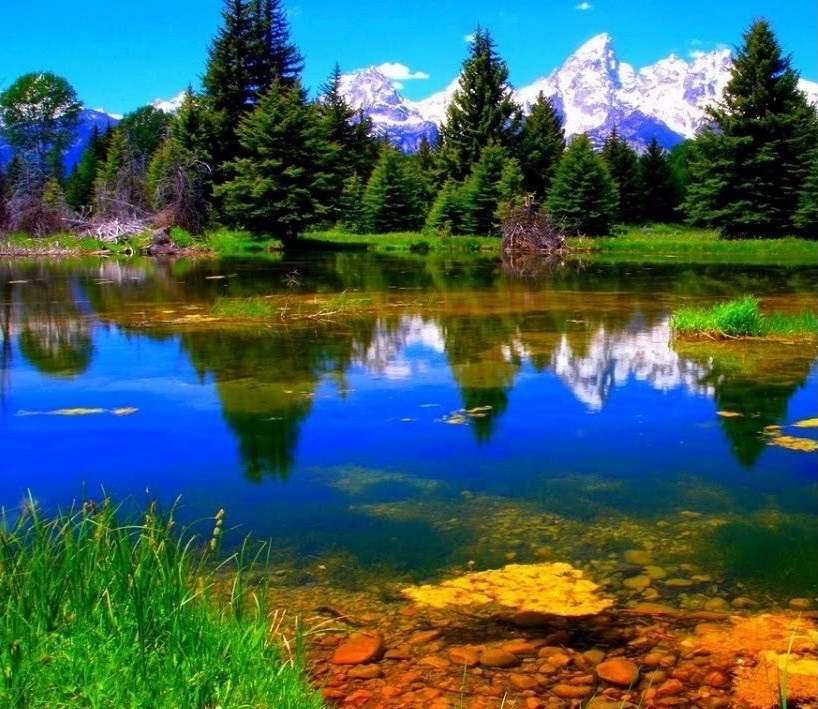
#> input picture left.jpg, 818 x 709 px
$ python main2.py
#> lines starting #> are read from the running program, lines starting #| are printed output that depends on the picture; after the words box and inside, x2 and y2 are one past the last pixel; in counts of white or black regions, pixels touching at a corner belong together
#> further down, img1 is the input picture: shape (709, 818, 3); mean B, G, R 88.8, 94.5, 62.6
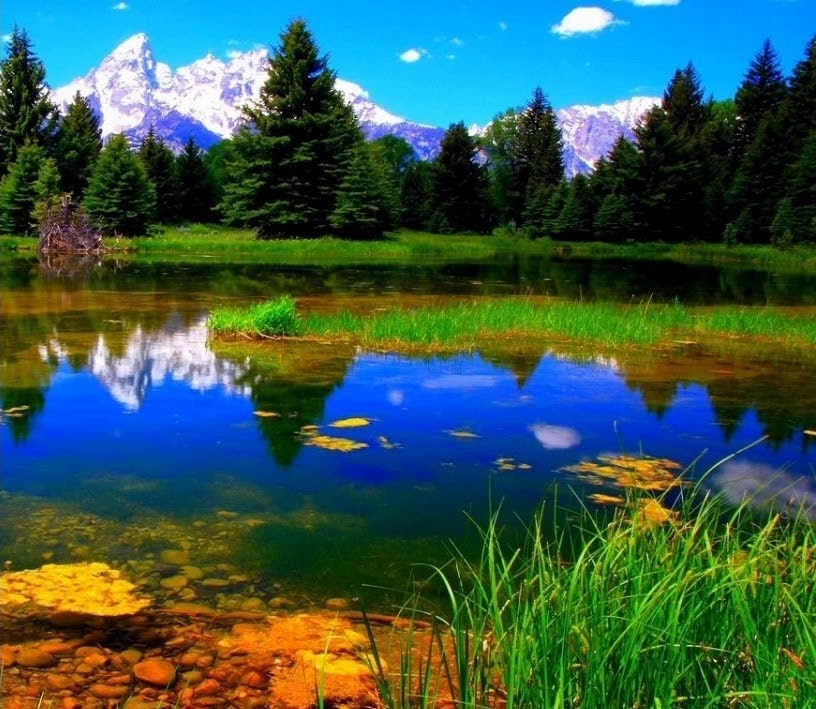
#> input picture right.jpg, 816 x 709 px
#> further down, img2 is the input picture: shape (709, 816, 3); mean B, G, R 78.7, 90.5, 57.7
### PanoramaStitch.py
# References:
#     https://docs.opencv.org/3.1.0/da/df5/tutorial_py_sift_intro.html
#     https://docs.opencv.org/3.4/d1/de0/tutorial_py_feature_homography.html

import cv2
import numpy as np

#trim: reduce the black frame around an image
#input: image
#output: image without and black around its borders
# [14 lines left out: function trim, not called in this run]

def warpTwoImages(img1, img2, H):
    '''warp img2 to img1 with homograph H'''
    h1,w1 = img1.shape[:2]
    h2,w2 = img2.shape[:2]
    pts1 = np.float32([[0,0],[0,h1],[w1,h1],[w1,0]]).reshape(-1,1,2)
    pts2 = np.float32([[0,0],[0,h2],[w2,h2],[w2,0]]).reshape(-1,1,2)
    pts2_ = cv2.perspectiveTransform(pts2, H)
    pts = np.concatenate((pts1, pts2_), axis=0)
    [xmin, ymin] = np.int32(pts.min(axis=0).ravel() - 0.5)
    [xmax, ymax] = np.int32(pts.max(axis=0).ravel() + 0.5)
    t = [-xmin,-ymin]
    Ht = np.array([[1,0,t[0]],[0,1,t[1]],[0,0,1]]) # translate

    result = cv2.warpPerspective(img2, Ht.dot(H), (xmax-xmin, ymax-ymin))
    result[t[1]:h1+t[1],t[0]:w1+t[0]] = img1
    return result

def stitch(img_L, img_R):
    img1 = cv2.cvtColor(img_L, cv2.COLOR_BGR2GRAY)  # Convert the left image to grayscale
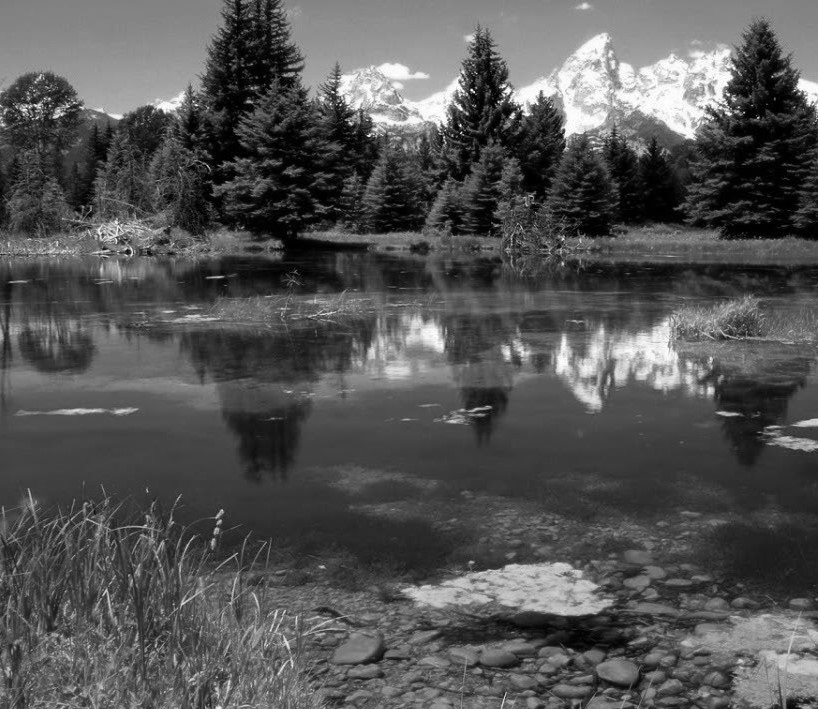
#> img1: shape (709, 818); min 0, max 255, mean 84.3

    img2 = cv2.cvtColor(img_R, cv2.COLOR_BGR2GRAY)  # Convert the right image to grayscale
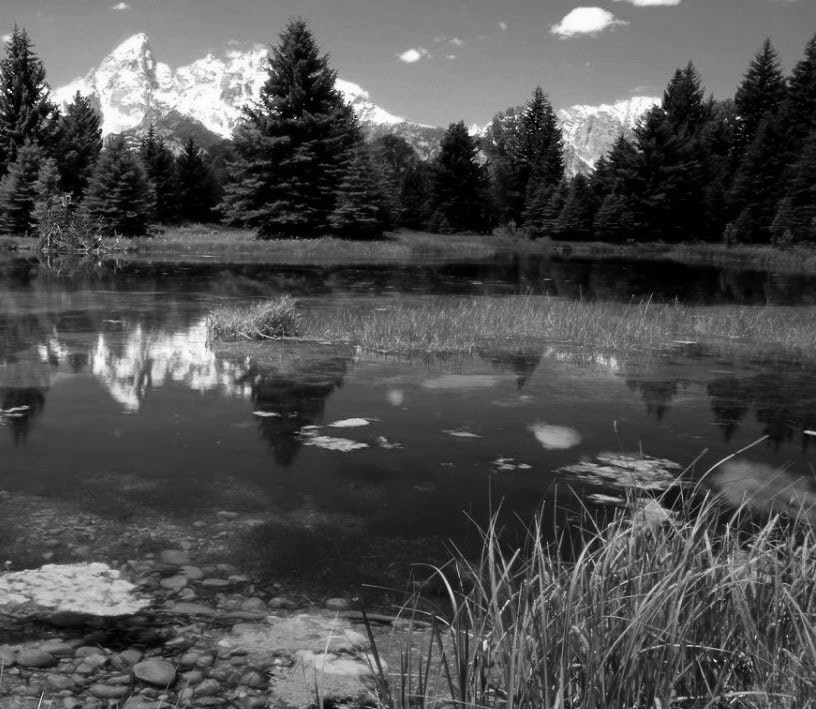
#> img2: shape (709, 816); min 0, max 255, mean 79.3

    sift = cv2.SIFT_create(nfeatures=2000)  # Create an instance of the SIFT feature detector
    # Find the key points and descriptors in the left and right images using SIFT
    kp1, des1 = sift.detectAndCompute(img1, None)
#> kp1 = 2000 keypoints; strongest (x, y, size): (460, 125, 1.9), (369, 136, 2), (512, 116, 3.9), (728, 94, 2.1)
    kp2, des2 = sift.detectAndCompute(img2, None)
#> kp2 = 2000 keypoints; strongest (x, y, size): (49, 116, 3.9), (666, 113, 2), (738, 118, 2.3), (265, 94, 2.1)

    cv2.imshow('original_image_left_keypoints', cv2.drawKeypoints(img_L, kp1, None))
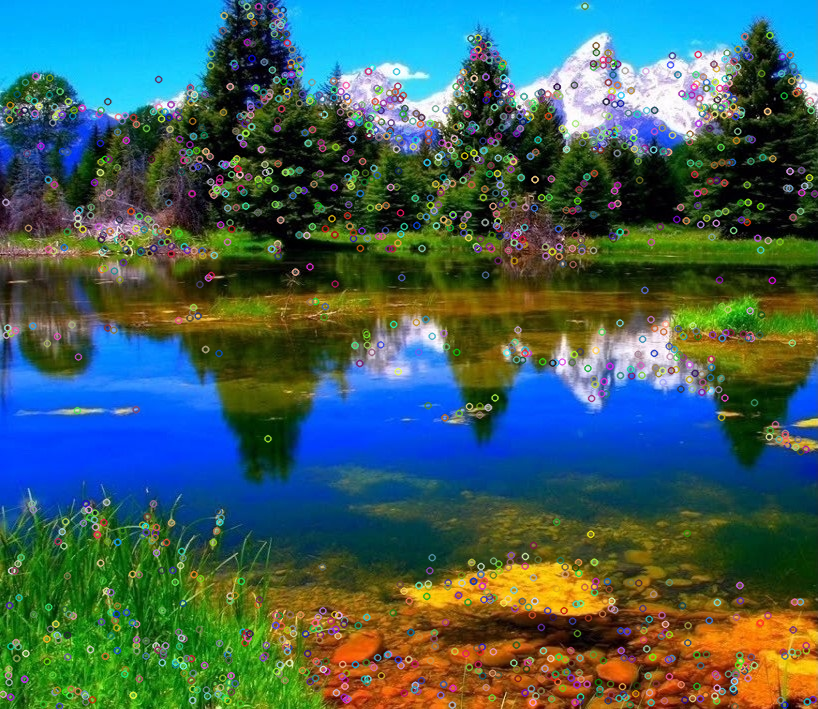
#> window 'original_image_left_keypoints': shape (709, 818, 3); mean B, G, R 92.3, 96.3, 64.6
    cv2.waitKey(0)
    cv2.destroyAllWindows()

    match = cv2.BFMatcher()  # Create an instance of the Brute-Force Matcher
    matches = match.knnMatch(des1, des2, k=2)  # Perform k-nearest-neighbors matching of descriptors
#> matches = 2000 matches

    good = []  # Initialize an empty list to store "good" matches
    for m, n in matches:
        if m.distance < 0.5 * n.distance:  # Apply a distance ratio test to filter out ambiguous matches
            good.append(m)  # Add "good" matches to the list
#> after the loop, good = 694 matches

    draw_params = dict(matchColor=(0, 255, 0),  # Set parameters for drawing matches
                    singlePointColor=None,
                    flags=2)

    img3 = cv2.drawMatches(img_L, kp1, img_R, kp2, good, None, **draw_params)  # Draw the "good" matches
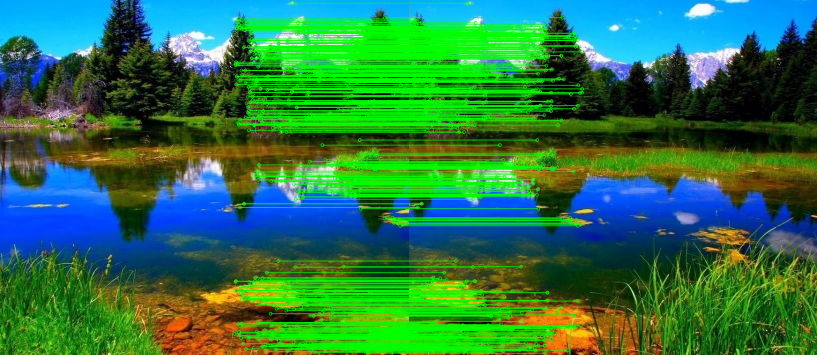
#> img3: shape (709, 1634, 3) (shown at 1/2 size); mean B, G, R 72.1, 117.5, 43.8
    cv2.imshow("original_image_drawMatches.jpg", img3)
    cv2.waitKey(0)
    cv2.destroyAllWindows()


    MIN_MATCH_COUNT = 10  # Minimum number of matches required for successful stitching

    if len(good) > MIN_MATCH_COUNT:
        # Extract source and destination points from good matches
        src_pts = np.float32([kp1[m.queryIdx].pt for m in good]).reshape(-1, 1, 2)
#> src_pts = 694 rows, first 8: [809, 177.3], [808.6, 184.7], [808.5, 103.3], [805.8, 650.1], [805.4, 448.9], [804.3, 185.6], [801.1, 170], [800.1, 451.2]
        dst_pts = np.float32([kp2[m.trainIdx].pt for m in good]).reshape(-1, 1, 2)
#> dst_pts = 694 rows, first 8: [346, 177.3], [345.7, 184.7], [345.5, 103.3], [342.8, 650.1], [342.5, 448.9], [341.4, 185.6], [338.1, 170], [337.1, 451.1]

        # Find homography matrix using RANSAC algorithm
        M, mask = cv2.findHomography(src_pts, dst_pts, cv2.RANSAC, 5.0)
#> M = [[1, 1.29e-05, -463], [-1.31e-05, 1, 0.00207], [8.71e-08, 1.1e-07, 1]]; mask = 694 values from 1 to 1

        h, w = img1.shape  # Get height and width of the first image
#> h = 709; w = 818
        # Define four corner points of the first image
        pts = np.float32([[0, 0], [0, h-1], [w-1, h-1], [w-1, 0]]
                        ).reshape(-1, 1, 2)
#> pts = [[0, 0], [0, 708], [817, 708], [817, 0]]
        # Apply perspective transformation to the corner points using the homography matrix
        dst = cv2.perspectiveTransform(pts, M)
#> dst = [[-463, 0.00207], [-463, 708], [354, 708], [354, -0.00867]]

        # Draw a polygon around the transformed corner points on the second image
        img2 = cv2.polylines(img2, [np.int32(dst)], True, 255, 3, cv2.LINE_AA)
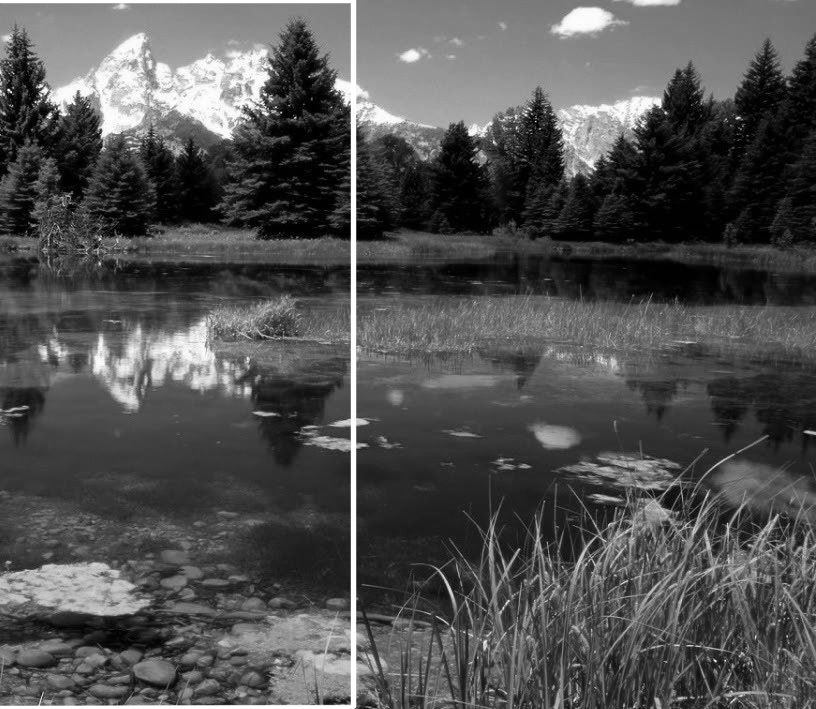
#> img2: shape (709, 816); 1.37% of pixels changed, all inside (x1, y1, x2, y2) = (0, 0, 357, 709)
        # Display the overlapping region of the two images
    else:
        print("Not enough matches are found - %d/%d" %
            (len(good), MIN_MATCH_COUNT))
        return

    # Funky stuff going on right here, no bueno
    # print(M)  # Print the homography matrix M

    # Warp the perspective of the second image (img_L) using the homography matrix M
    # and create a new image with a size equal to the sum of widths of img_R and img_L
    # and the height of img_R
    # TODO: this STILL might not work as intended, but it is hard to tell.
    # The canvas for the end image is dst. The warped intersection is stored in warped_inter
    dst = warpTwoImages(img_R, img_L, M)
#> in warpTwoImages, `pts2_ = cv2.perspectiveTransform(pts2, H)`: pts2_ = [[-463, 0.00207], [-463, 709], [355, 709], [355, -0.00868]]
#> in warpTwoImages, `pts = np.concatenate((pts1, pts2_), axis=0)`: pts = [[0, 0], [0, 709], [816, 709], [816, 0], [-463, 0.00207], [-463, 709], [355, 709], [355, -0.00868]]
#> in warpTwoImages, `[xmin, ymin] = np.int32(pts.min(axis=0).ravel() - 0.5)`: xmin = -463; ymin = 0
#> in warpTwoImages, `[xmax, ymax] = np.int32(pts.max(axis=0).ravel() + 0.5)`: xmax = 816; ymax = 709
#> in warpTwoImages, `t = [-xmin,-ymin]`: t = [463, 0]
#> in warpTwoImages, `Ht = np.array([[1,0,t[0]],[0,1,t[1]],[0,0,1]])`: Ht = [[1, 0, 463], [0, 1, 0], [0, 0, 1]]
#> in warpTwoImages, `result[t[1]:h1+t[1],t[0]:w1+t[0]] = img1`:
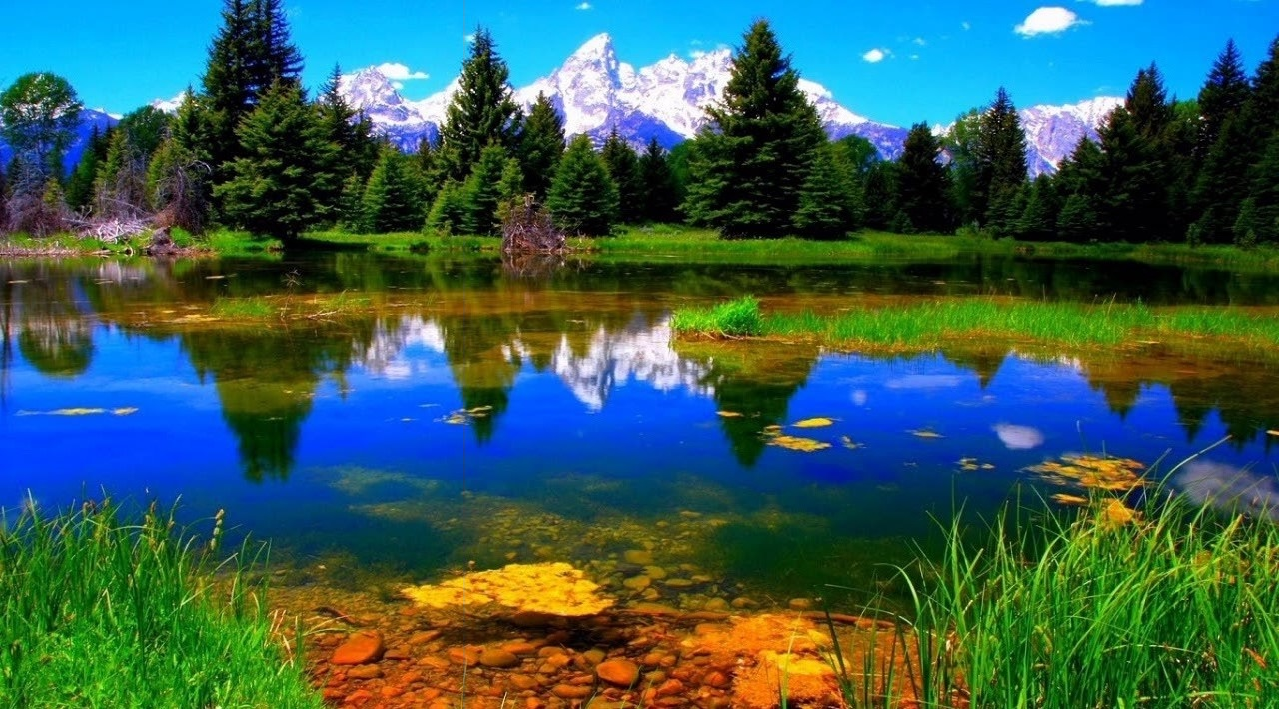
#> result: shape (709, 1279, 3); mean B, G, R 85.1, 92.6, 55.7
    #dst = cv2.warpPerspective(img_L, M, (img_L.shape[1] + img_L.shape[1], img_R.shape[0]))

    cv2.imshow("Stitched", dst)

    cv2.waitKey(0)  # Wait for a key press
    cv2.destroyAllWindows()  # Close all display windows

    """ warped_inter = trim(dst).copy()
    cv2.imshow("original_image_stitched.jpg", dst)

    cv2.waitKey(0)  # Wait for a key press
    cv2.destroyAllWindows()  # Close all display windows

    # Copy the pixels of the original image (img_R) onto the corresponding region of the warped image (dst)
    # This effectively stitches the two images together
    # TODO: Fix the slight line at the right edge of the stitch zone
    dst[0:img_L.shape[0], 0:img_L.shape[1]] = img_L
    gap_width = img_L.shape[1] - warped_inter.shape[1]
    dst[0:img_L.shape[0],  gap_width:(gap_width + img_R.shape[1])] = img_R
    dst[0:img_L.shape[0], gap_width:img_L.shape[1]] = warped_inter

    # Display the final stitched image (dst) with the original image and the warped image blended together
    cv2.imshow("original_image_stitched.jpg", dst)

    cv2.waitKey(0)  # Wait for a key press
    cv2.destroyAllWindows()  # Close all display windows """
    return dst

### main2.py
import cv2
import numpy as np
import PanoramaStitch as beet

# Load images
img1 = cv2.imread('left.jpg')
img2 = cv2.imread('right.jpg')

scale=1
panoramic = beet.stitch(img1[::scale,::scale], img2[::scale,::scale])

cv2.imshow("Panorama.png", panoramic)
